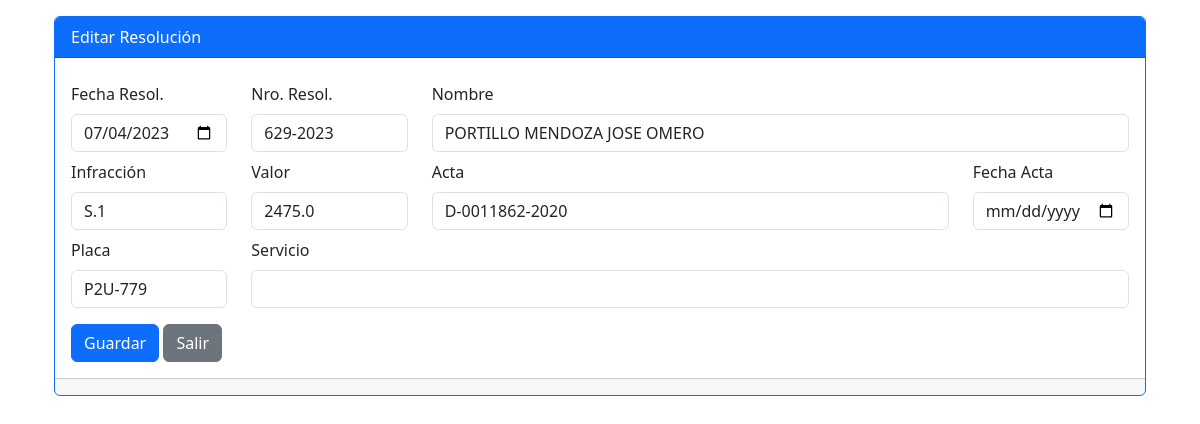
The app's page /resoluciones/editar/5, older data.
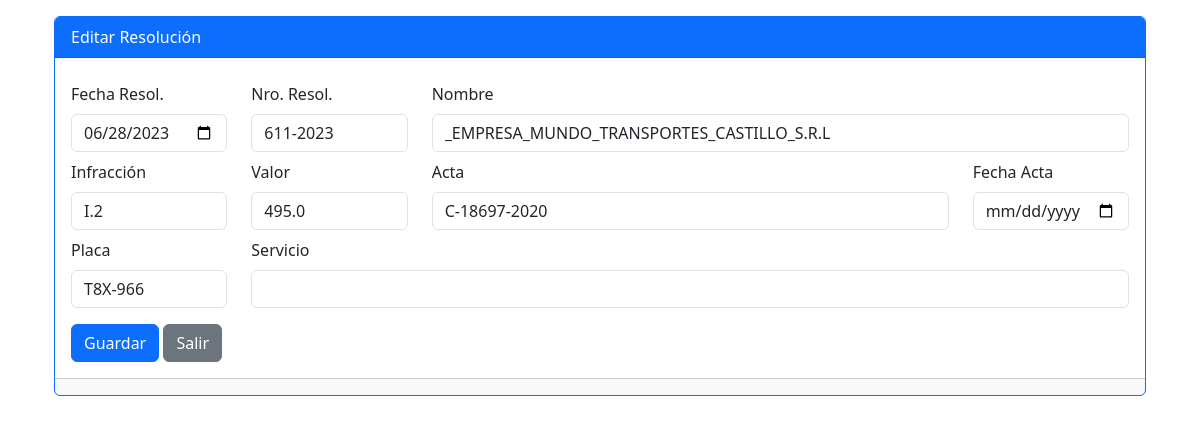
The same page, newer data.
### app.py (models this page shows)
class Resolucion(db.Model):
	id = db.Column(db.Integer, primary_key=True)
	fresolucion = db.Column(db.String(30))
	nresolucion = db.Column(db.String(10))
	nombre = db.Column(db.String(60))
	infraccion = db.Column(db.String(5))
	valor = db.Column(db.Float)
	acta = db.Column(db.String(30))
	fechaActa = db.Column(db.String(30))
	placa = db.Column(db.String(10))
	servicio = db.Column(db.String(50))
	fecha_resolu = db.Column(db.Date)
	fecha_acta = db.Column(db.Date)

### app.py (the view, shortened to what this page needs)
@app.route('/resoluciones/editar/<int:id>', methods=['GET', 'POST'])
def resoluciones_editar(id):
	resol = Resolucion.query.filter_by(id=id).first()
	return render_template('resol-form.html', resol=resol)

### templates/resol-form.html (shortened to what this page needs)
<!DOCTYPE html>
{% extends 'base.html' %}
{% block main %}
	<div class="container">
		<div class="row my-3">
			<div class="col">
				<div class="card border-primary">
					<div class="card-header bg-primary text-white">
						Editar Resolución
					</div>
					<div class="card-body">
						<form method="POST">
							<div class="row mt-2">
								<div class="col-lg-2">
									<label for="fecha_resol" class="form-label">Fecha Resol.</label>
									<input type="date" class="form-control" id="fecha_resol" name="fecha_resol" value="{{ resol.fecha_resolu or '' }}">
								</div>
								<div class="col-lg-2">
									<label for="nresolucion" class="form-label">Nro. Resol.</label>
									<input type="text" class="form-control" id="nresolucion" name="nresolucion" value="{{ resol.nresolucion or ''}}">
								</div>
								<div class="col-lg-8">
									<label for="nombre" class="form-label">Nombre</label>
									<input type="text" class="form-control" id="nombre" name="nombre" value="{{ resol.nombre or ''}}">
								</div>
							</div>
							<div class="row mt-2">
								<div class="col-lg-2">
									<label for="infraccion" class="form-label">Infracción</label>
									<input type="text" class="form-control" id="infraccion" name="infraccion" value="{{ resol.infraccion or ''}}">
								</div>
								<div class="col-lg-2">
									<label for="valor" class="form-label">Valor</label>
									<input type="number" class="form-control" id="valor" name="valor" value="{{ resol.valor or 0.00}}">
								</div>
								<div class="col-lg-6">
									<label for="acta" class="form-label">Acta</label>
									<input type="text" class="form-control" id="acta" name="acta" value="{{ resol.acta or ''}}">
								</div>
								<div class="col-lg-2">
									<label for="fecha_acta" class="form-label">Fecha Acta</label>
									<input type="date" class="form-control" id="fecha_acta" name="fecha_acta" value="{{ resol.fecha_acta or ''}}">
								</div>
							</div>
							<div class="row mt-2">
								<div class="col-lg-2">
									<label for="placa" class="form-label">Placa</label>
									<input type="text" class="form-control" id="placa" name="placa" value="{{ resol.placa or ''}}">
								</div>
								<div class="col-lg-10">
									<label for="servicio" class="form-label">Servicio</label>
									<input type="text" class="form-control" id="servicio" name="servicio" value="{{ resol.servicio or ''}}">
								</div>
							</div>
							<div class="mt-3">
								<button type="submit" class="btn btn-primary">Guardar</button>
								<a class="btn btn-secondary" href="/resoluciones">Salir</a>
							</div>
						</form>
					</div>
					<div class="card-footer text-muted">
					</div>
				</div>
			</div>
		</div>
	</div>
{% endblock main %}

Row changes from the older to the newer data that the page shows:
changed Resolucion: fecha_resol "07/04/2023" → "06/28/2023"; nresolucion "629-2023" → "611-2023"; nombre "PORTILLO MENDOZA JOSE OMERO" → "_EMPRESA_MUNDO_TRANSPORTES_CASTILLO_S.R.L"; infraccion "S.1" → "I.2"; valor "2475.0" → "495.0"; acta "D-0011862-2020" → "C-18697-2020"; placa "P2U-779" → "T8X-966"
